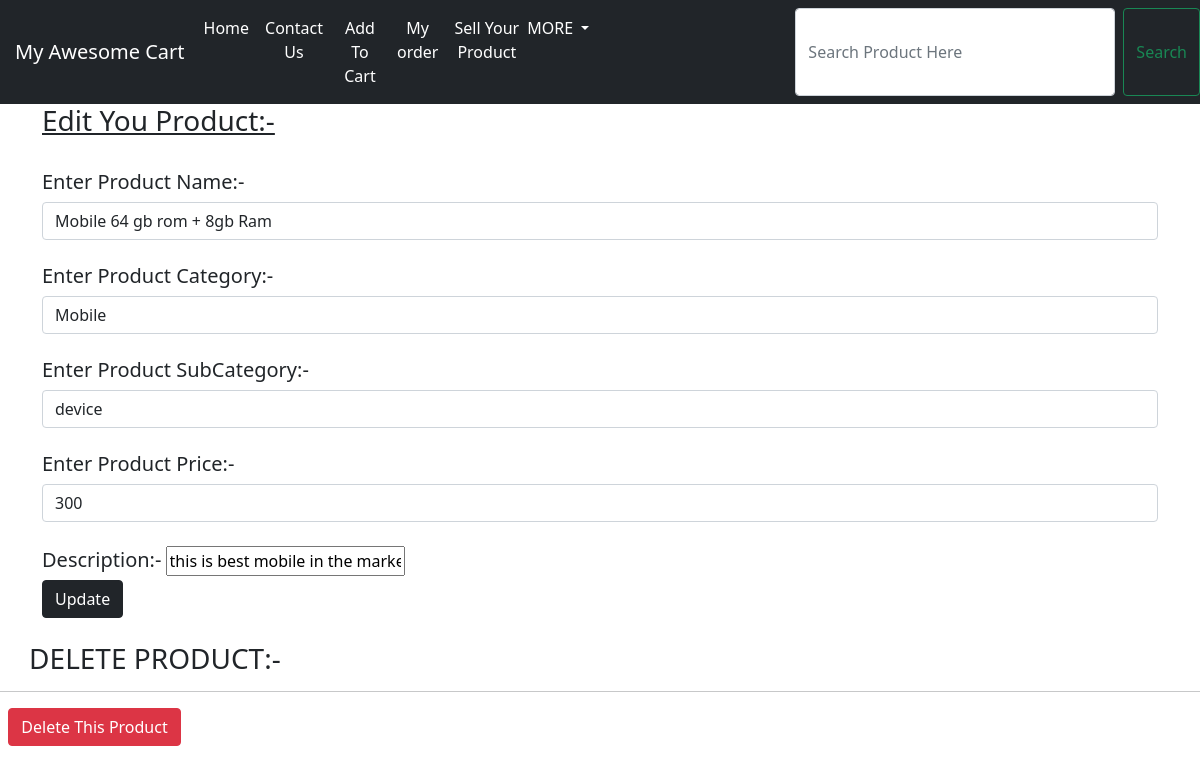
The app's page /shop/edit/22, older data.
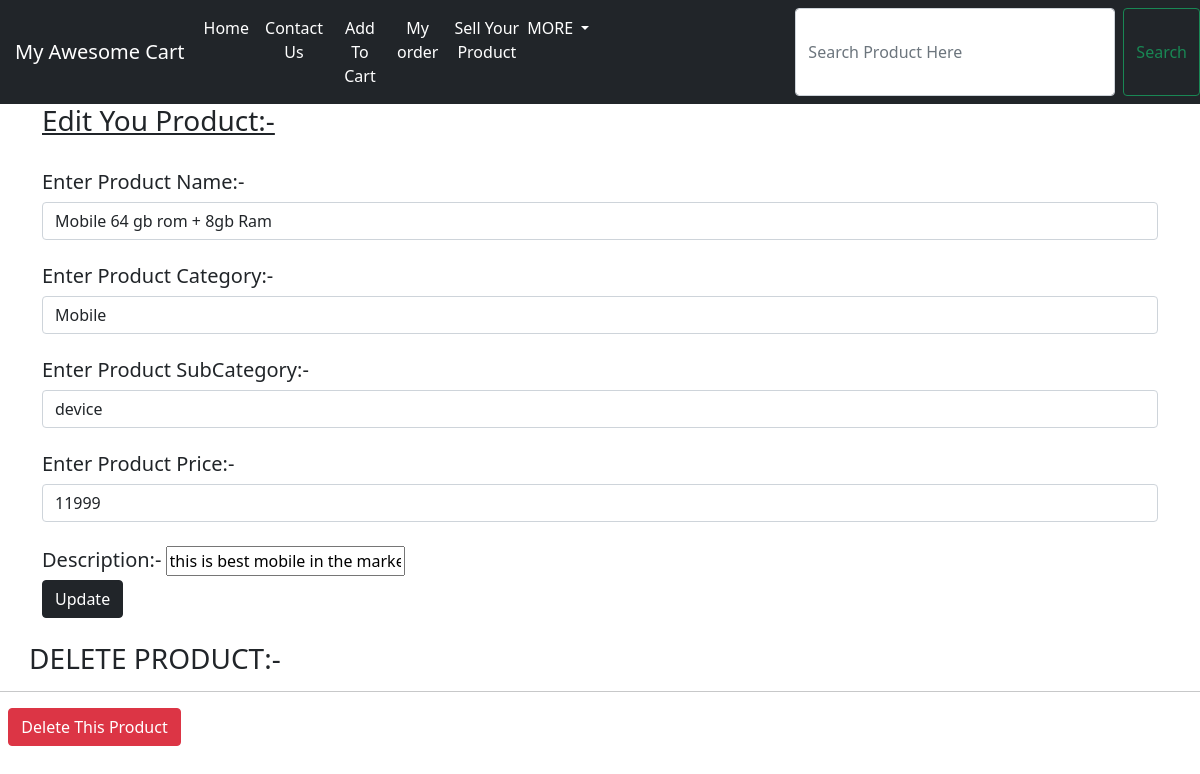
The same page, newer data.
### shop/models.py (models this page shows, shortened)
class Product(models.Model):
    product_id=models.AutoField
    product_name=models.CharField(max_length=150)
    category=models.CharField(max_length=30, default="")
    subcategory=models.CharField(max_length=50, default="")
    price=models.CharField(max_length=10, default="0")
    des=models.CharField(max_length=10000)
    admin_id=models.IntegerField(default="")
    image=models.ImageField(upload_to="shop/images")

### shop/views.py (the view)
# urls.py: path('edit/<int:myid>', views.edit, name='edit'),
def edit(request,myid):
    product = Product.objects.get(id=myid)
    return render(request,'shop/edit.html', {'product':product})

### templates/shop/edit.html (shortened to what this page needs)
{% extends 'shop/basic.html' %}
{% block body %}
    <form method="POST" action="update/{{product.id }}">
        <div class="container">
        	<h3><u>Edit You Product:-</u></h3>
        <div class="form-group">
        	<br>
            <label for="name"><h5>Enter Product Name:-</h5></label>
            <input type="text" id="name" name="product_name" value="{{ product.product_name }}" class="form-control" />
        </div>
        <br>
        <div class="form-group">
            <label for="category"><h5>Enter Product Category:-</h5></label>
            <input type="text" id="category" name="category" value="{{ product.category }}" class="form-control" />
        </div>
        <br>
        <div class="form-group">
            <label for="subcategory"><h5>Enter Product SubCategory:-</h5></label>
            <input type="text" id="subcategory" name="subcategory" value="{{ product.subcategory }}" class="form-control" />
        </div>
        <br>
        <div class="form-group">
            <label for="price"><h5>Enter Product Price:-</h5></label>
            <input type="text" id="price" name="price" value="{{ product.price }}" class="form-control" />
        </div>
        <br>
<!DOCTYPE html>
<html lang="en">
  <head>
  </head>
<body>
  <label for="des"><h5>Description:-</h5></label>
  <input name="des" id="des" value="{{product.des}}"></input>
  </body>
</html><br>
        <div class="form-group">
            <button type="submit" class="btn btn-dark">Update</button>
        </div>
    </div>
    </form>
<br>
<h3>&nbsp;&nbsp;&nbsp;&nbsp;DELETE PRODUCT:-</h3>
<hr></hr>
&nbsp;&nbsp;<button class="btn btn-danger" data-toggle="modal" data-target="#delete" >Delete This Product</button>
<br>
<br>
{% endblock %}

Row changes from the older to the newer data that the page shows:
changed Product "Mobile 64 gb rom + 8gb Ram": price "300" → "11999"
